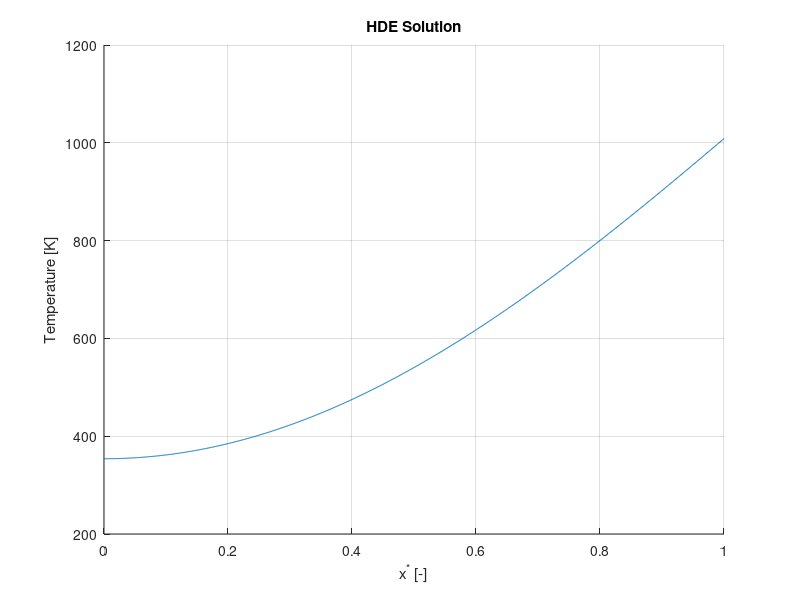

Recreate this plot in MATLAB.
%{
    Title: Heat Transfer Case Study II HDE Solver
    Author: James Emerson Parkus
    Date: 3/5/19
    Purpose: Solve the HDE for a 1 dimensional solid with adiabatic and
    convective boundary conditions. The solution output is a temperature
    profile and a temperature at the centerline of the solid.
%}

clc
clear
close all

load coefficients

%% Given
k_perlite = 0.06; % [W/(m K)] - Thermal conductivity of perlite (ranges from 0.04 -> 0.06)
k_plastic = 0.27; % [W/(m K)] - Thermal conductivity of plastic wall
cp = 837; % [J/(kg K)] - Specific heat for constant pressure
rho = 2200; % [kg/m^3] - Density (ranges from 2200 -> 2400)
h = 30; % [W/(m^2 K)] - Convective coefficient for air during fire
L_perlite = 0.0254; % [m] - Length of safe wall
L_plastic = 0.00127; % [m] - Length of plastic wall (assumed to be nylon 6/6)

T_inf = 1116.483; % [K] - Temperature of the outside air temperature during fire
T_i = 293.15; % [K] - The initial temperature of the safe before the fire

%% Analysis
R_eff_prime = 1/h + L_plastic/k_plastic; % [K/W] - Effective thermal resistance of convection and conduction on plastic wall
U = 1/R_eff_prime; % [W/K] - Transforming R_eff_prime into a form that can be used for the HDE solution
alp = k_perlite/(cp*rho); % [m^2/s] - Thermal diffusivity
L_c = L_perlite; % [m] - Characteristic length
Bi = U*L_c/k_perlite; % [-] - Biot number

for i = 2:1:length(coefficients)
    if Bi > coefficients(i-1,1) && Bi < coefficients(i,1)
        if abs(Bi - coefficients(i-1,1)) > abs(Bi - coefficients(i,1))
            lam = coefficients(i,2); % [-] - Solution coefficient
        else
            lam = coefficients(i-1,2);
        end
    end
end

C_1 = 4*sin(lam)/(2*lam + sin(2*lam)); % [-] - Coefficient C_1 for solution

i = 1;
j = 1;
for t = 3000:100:6000
    Fo = alp*t/L_c^2;
    
    for x = 0:0.001:1
        T = T_inf + (T_i - T_inf)*C_1*exp(-lam^2*Fo)*cos(lam*x);
        
        temperature(j,i) = T;
        distance(j,i) = x;
        j = j + 1;
    end
    
    fourier_number(i,1) = Fo;
    time(i,1) = t;
    i = i + 1;
    j = 1;
end

hold on
grid on
for i = 1:1:1
    plot(distance(:,i),temperature(:,i));
    title('HDE Solution');
    xlabel('x^* [-]');
    ylabel('Temperature [K]');
end
